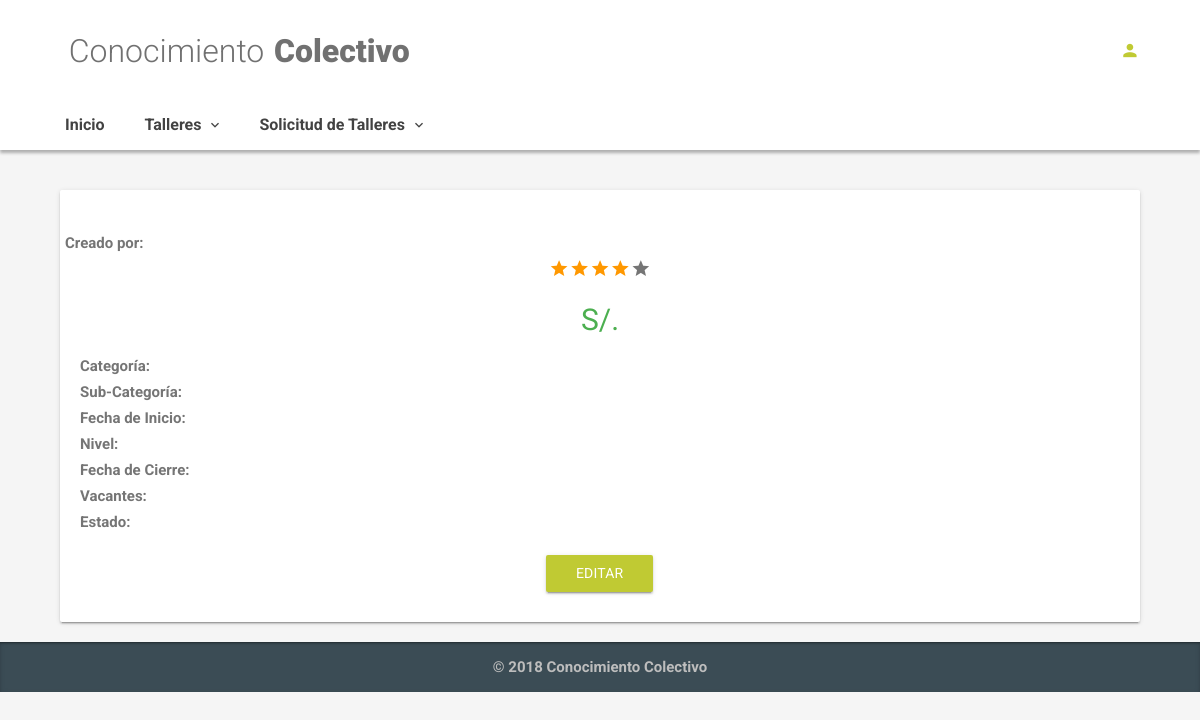
Page /index.php/admin/workshop_description/1 on the earlier database version.
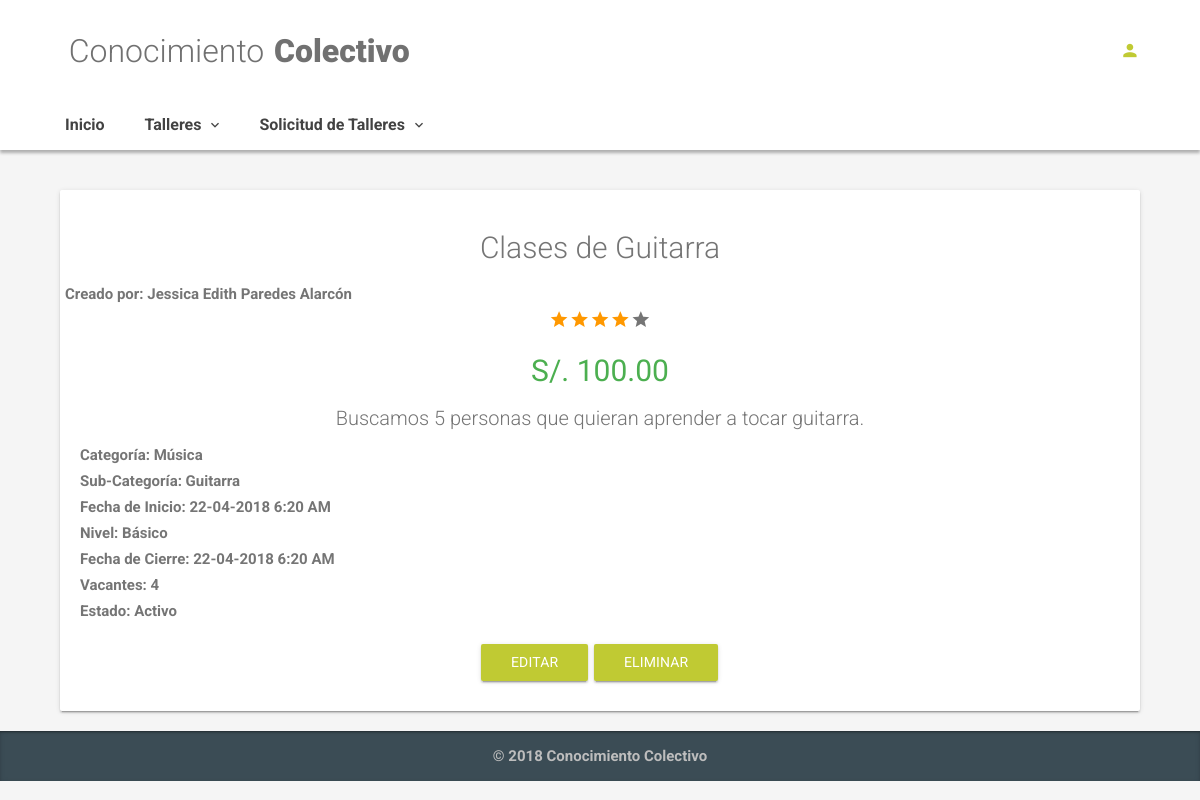
Same page on the later database version.
### tables this page shows
CREATE TABLE `workshops` (
  `id` int(11) NOT NULL AUTO_INCREMENT,
  `title` varchar(100) NOT NULL,
  `description` varchar(100) NOT NULL,
  `vacancy` smallint(6) NOT NULL,
  `amount` decimal(10,2) NOT NULL,
  `start_date` datetime NOT NULL,
  `final_date` datetime NOT NULL,
  `level` enum('Básico','Intermedio','Avanzado') NOT NULL,
  `wrks_status` enum('En curso','Cancelado','Finalizado') DEFAULT NULL,
  `created_date` timestamp NOT NULL DEFAULT CURRENT_TIMESTAMP ON UPDATE CURRENT_TIMESTAMP,
  `user_id` int(11) NOT NULL,
  `category_id` int(11) NOT NULL,
  `subcategory_id` int(11) DEFAULT NULL,
  `removed` enum('Activo','Eliminado') DEFAULT NULL,
  `level_id` int(11) DEFAULT NULL,
  PRIMARY KEY (`id`),
  KEY `fk_workshops_user_id` (`user_id`),
  KEY `fk_workshops_category_id` (`category_id`),
  KEY `fk_workshops_subcategory_id_subcategories_id` (`subcategory_id`),
  KEY `fk_workshops_level_id_level_id` (`level_id`),
  CONSTRAINT `fk_workshops_category_id` FOREIGN KEY (`category_id`) REFERENCES `categories` (`id`) ON DELETE NO ACTION ON UPDATE NO ACTION,
  CONSTRAINT `fk_workshops_level_id_level_id` FOREIGN KEY (`level_id`) REFERENCES `level` (`id`),
  CONSTRAINT `fk_workshops_subcategory_id_subcategories_id` FOREIGN KEY (`subcategory_id`) REFERENCES `subcategories` (`id`),
  CONSTRAINT `fk_workshops_user_id` FOREIGN KEY (`user_id`) REFERENCES `users` (`id`) ON DELETE NO ACTION ON UPDATE NO ACTION
);

CREATE TABLE `users` (
  `id` int(11) NOT NULL AUTO_INCREMENT,
  `name` varchar(20) NOT NULL,
  `last_name` varchar(20) NOT NULL,
  `email` varchar(30) NOT NULL,
  `password` varchar(20) NOT NULL,
  `cell_phone` varchar(9) NOT NULL,
  `date_birth` date DEFAULT NULL,
  `description` varchar(100) DEFAULT NULL,
  `created_date` timestamp NOT NULL DEFAULT CURRENT_TIMESTAMP ON UPDATE CURRENT_TIMESTAMP,
  `gender` enum('Femenino','Masculino') NOT NULL,
  `removed` enum('Activo','Eliminado') NOT NULL,
  PRIMARY KEY (`id`)
);

CREATE TABLE `categories` (
  `id` int(11) NOT NULL AUTO_INCREMENT,
  `name` varchar(20) NOT NULL,
  `parent_id` int(11) DEFAULT NULL,
  `removed` enum('Activo','Eliminado') DEFAULT NULL,
  PRIMARY KEY (`id`)
);

CREATE TABLE `subcategories` (
  `id` int(11) NOT NULL AUTO_INCREMENT,
  `sub_name` varchar(20) NOT NULL,
  `categories_id` int(11) NOT NULL,
  `removed` enum('Activo','Eliminado') DEFAULT NULL,
  PRIMARY KEY (`id`),
  KEY `fk_subcategories_parent_id_categories_id` (`categories_id`),
  CONSTRAINT `fk_subcategories_parent_id_categories_id` FOREIGN KEY (`categories_id`) REFERENCES `categories` (`id`)
);

CREATE TABLE `level` (
  `id` int(11) NOT NULL AUTO_INCREMENT,
  `level` varchar(20) NOT NULL,
  `dificult` int(11) DEFAULT NULL,
  PRIMARY KEY (`id`)
);

### application/controllers/Admin.php (called while the page is built, shortened)
<?php
class Admin extends CI_Controller {
    public function __construct() {
		$this->load->model('admin_model');
	}
	public function workshop_description($id) {
		$workshop_description = $this->admin_model->show_w_by_id($id);
		$dataView=[
			'page'=>'admin/workshops/description',
			'description'=>$workshop_description
		];
		$this->load->view('template/basic',$dataView);
	}
}

### index.php (called while the page is built, shortened)
<?php
require_once BASEPATH.'core/CodeIgniter.php';

### application/models/Admin_model.php (called while the page is built, shortened)
<?php
class Admin_model extends CI_Model {
    public function show_w_by_id($id){
        $sql = "SELECT
                  w.id,
                  w.title,
                  w.description,
                  DATE_FORMAT(w.start_date,'%d-%m-%Y %l:%i %p') AS start_date,
                  DATE_FORMAT(w.final_date,'%d-%m-%Y %l:%i %p') AS final_date,
                  w.vacancy,
                  w.amount,
                  w.removed AS w_removed,
                  w.user_id AS w_user_id,
                  c.id AS category_id,
                  c.name AS category_name,
                  sc.sub_name AS subcategory_name,
                  u.name AS user_name,
                  u.last_name AS user_last_name,
                  l.id AS level_id,
                  l.level AS level_name
                FROM
                    workshops AS w
                    INNER JOIN categories AS c
                      ON w.category_id = c.id
                        INNER JOIN subcategories AS sc
                          ON w.subcategory_id = sc.id
                            INNER JOIN users AS u
                              ON u.id = w.user_id
                                INNER JOIN level AS l
                                ON w.level_id = l.id
                        WHERE w.`id` = ?
                        LIMIT 1";
      $query = $this->db->query($sql,array($id));
      return $query->row_array();
  }
}

### application/views/admin/workshops/description.php (the view, shortened to what this page needs)
<div class="container">
          <div class="col-xl-12 col-lg-12 col-md-12 col-sm-12 col-12">
            <div class="card animated zoomInDown animation-delay-5">
              <div class="card-body">
                <h2 align="center"><?php echo $description['title']?></h2>
                  <div class="row" align="center">
                    <li class="list-unstyled"> Creado por: <?php echo $description['user_name']?> <?php echo $description['user_last_name']?>
                    </li>
                    <div class="col-xl-12 col-lg-12 col-md-12 col-sm-12 col-12">
                        <i class="zmdi zmdi-hc-lg zmdi-star color-warning"></i>
                        <i class="zmdi zmdi-hc-lg zmdi-star color-warning"></i>
                        <i class="zmdi zmdi-hc-lg zmdi-star color-warning"></i>
                        <i class="zmdi zmdi-hc-lg zmdi-star color-warning"></i>
                        <i class="zmdi zmdi-hc-lg zmdi-star"></i>
                      </div>
                    </div>
                    <div class="col-xl-12 col-lg-12 col-md-12 col-sm-12 col-12" align="center">
                      <h2 class="color-success text-normal">S/. <?php echo $description['amount']?></h2>
                    </div>
                <p class="lead" align="center"><?php echo $description['description']?></p>
                <ul class="list-unstyled">
                  <li>Categoría: <?php echo $description['category_name']?></li>
                  <li> Sub-Categoría: <?php echo $description['subcategory_name']?></li>
                  <li> Fecha de Inicio: <?php echo $description['start_date']?></li>
                  <li> Nivel: <?php echo $description['level_name']?></li>
                  <li> Fecha de Cierre: <?php echo $description['final_date']?></li>
                  <li> Vacantes: <?php echo $description['vacancy']?> </li>
                  <li> Estado: <?php echo $description['w_removed']?> </li>
                </ul>
                <div align="center">
                <a href="<?php echo site_url('admin/workshop_show_edit/'.$description['id'])?>" class="btn btn-primary btn-raised">Editar</a>
                <?php if($description['w_removed'] == 'Activo') { ?>
                <a href="<?php echo site_url('admin/workshop_delete/'.$description['id'])?>" class="btn btn-primary btn-raised">Eliminar</a>
                <?php } ?>
                </div>
              </div>
            </div>
          </div>
      </div>

### application/views/template/basic.php (shortened to what this page needs)
<!DOCTYPE html>
<html lang="es">
  <head>
    <link rel="stylesheet" href="/assets/css/plugins.min.css">
    <link rel="stylesheet" href="/assets/css/style.lime-600.min.css">
  </head>
  <body>
    <div class="ms-site-container">
      <?php $this->load->view('template/header')?>
        <?php $this->load->view($page)?>
      <?php $this->load->view('template/footer')?>
    </div>
  </body>
</html>

### application/views/template/header.php (shortened to what this page needs)
<header class="ms-header ms-header-white">
    <div class="container container-full">
        <div class="ms-title">
            <a href="/">
                <h1 class="animated fadeInRight animation-delay-6">Conocimiento
                    <span>
                        <strong>&nbsp;&nbsp;&nbsp;
                            <strong>Colectivo</strong>
                    </span>
                </h1>
            </a>
        </div>
        <div class="header-right">
            <?php if($this->session->userdata('s_iduser') == false){?>
            <a href="<?php echo site_url('login')?>" class="btn-circle btn-circle-primary no-focus animated zoomInDown animation-delay-8">
                <i class="zmdi zmdi-account"></i>
            </a>
            <?php }?>
        </div>
    </div>
</header>
<nav class="navbar navbar-expand-md navbar-static ms-navbar ms-navbar-white">
    <div class="container container-full">
        <div class="collapse navbar-collapse" id="ms-navbar">
            <ul class="navbar-nav">
                <?php $this->load->view('template/menu')?>
            </ul>
        </div>
    </div>
</nav>

### application/views/template/menu.php (shortened to what this page needs)
<li class="nav-item">
    <a href="<?php echo site_url('')?>" class="nav-link animated fadeIn animation-delay-9" role="button" aria-haspopup="true" aria-expanded="false" data-name="inicio">Inicio</a>
</li>
<li class="nav-item dropdown">
    <a href="#" class="nav-link dropdown-toggle animated fadeIn animation-delay-9" data-toggle="dropdown" data-hover="dropdown" role="button" aria-haspopup="true" aria-expanded="false" data-name="ecommerce">
        Talleres
        <i class="zmdi zmdi-chevron-down"></i>
    </a>
</li>
<li class="nav-item dropdown">
    <a href="#" class="nav-link dropdown-toggle animated fadeIn animation-delay-9" data-toggle="dropdown" data-hover="dropdown" role="button" aria-haspopup="true" aria-expanded="false" data-name="ecommerce">
        Solicitud de Talleres
        <i class="zmdi zmdi-chevron-down"></i>
    </a>
</li>

### application/views/template/footer.php (shortened to what this page needs)
 <footer class="ms-footer">
  <div class="container">
    <p> &copy; 2018 Conocimiento Colectivo</p>
  </div>
</footer>

Differences in the rows shown:
now on this page (row edited): workshops: title "Clases de Guitarra", user.name "Jessica Edith", user.last_name "Paredes Alarcón", amount "100.00", description "Buscamos 5 personas que quieran aprender a tocar guitarra.", category.name "Música", subcategory.sub_name "Guitarra", level.level "Básico", vacancy "4", removed "Activo"
Other differences:
$description['start_date']: (not shown) → "22-04-2018 6:20 AM"
$description['final_date']: (not shown) → "22-04-2018 6:20 AM"
text now shown: "ELIMINAR"
